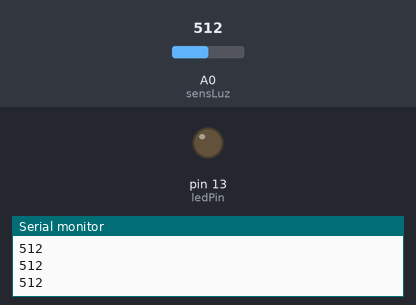
The program below on a simulated Arduino Uno, built with avr-gcc and run on an emulated ATmega328P. Shown: output pins drawn as LEDs (lit = HIGH), the last lines printed to the serial monitor. The test bench sets the inputs (shaded band); at power-on: A0 (sensLuz) = 512.

Above: at 1.2 s.
1.3 s: A0 (sensLuz) set to 215
2.8 s: A0 (sensLuz) set to 182
At 3.8 s:
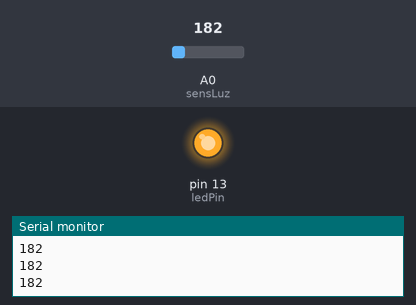
4.3 s: A0 (sensLuz) set to 306
At 4.9 s:
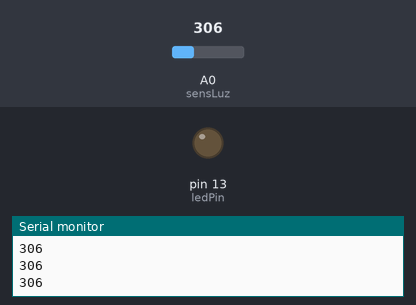
5.8 s: A0 (sensLuz) set to 122
At 6.1 s:
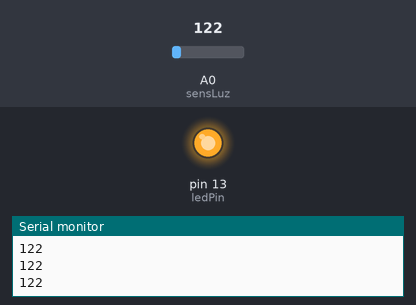
Timing chart, 0 to 8.3 s (numbered marks = the images above; inputs shaded):
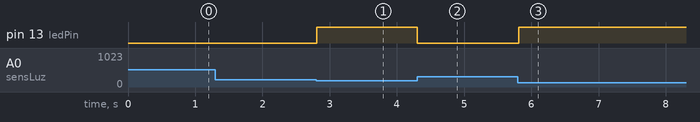

The program:

main.cpp
```cpp
#include <Arduino.h>
#define sensLuz A0
#define ledPin 13

int valorSensLuz = 0;
int asEscuras = 200;

void setup() {
  Serial.begin(9600);
  pinMode(ledPin, OUTPUT);
  digitalWrite(ledPin, LOW);
}

void loop() {
  valorSensLuz = analogRead(sensLuz);
  Serial.println(valorSensLuz);
  if (valorSensLuz < asEscuras) {
    digitalWrite(ledPin, HIGH);
  } else {
    digitalWrite(ledPin, LOW);
  }
  delay(1);
}
```

Measured:
- the behaviour switches between 200 and 199 on A0 (sensLuz) (found by bisection; images 0 and 1)
- after the input at 2.8 s, pin 13 (ledPin): LOW → HIGH at once
- after the input at 4.3 s, pin 13 (ledPin): HIGH → LOW at once
- after the input at 5.8 s, pin 13 (ledPin): LOW → HIGH at once
